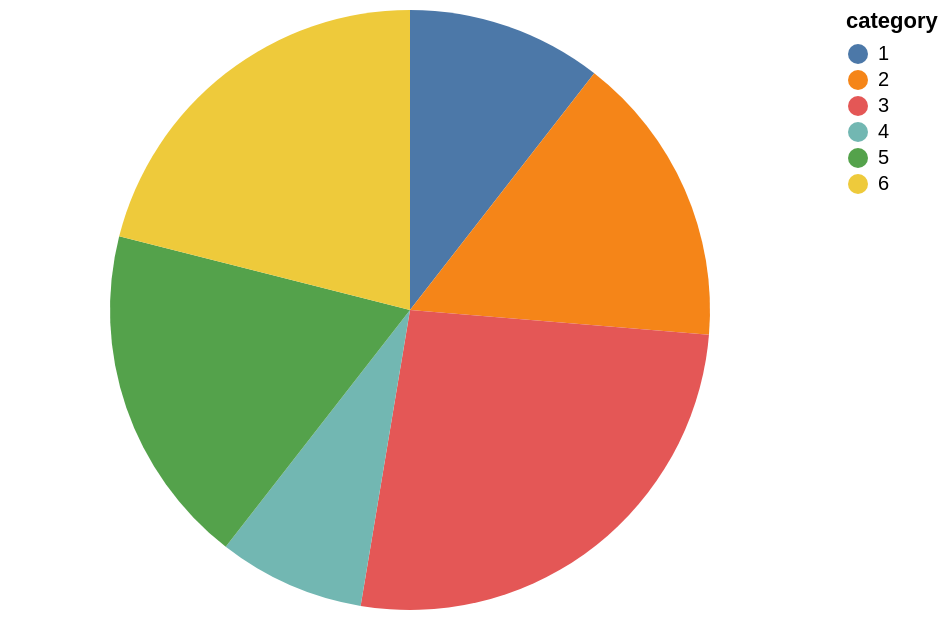

Describe this chart as a Vega-Lite specification.
### Vega specification from a JSON file in a GitHub repository (floating-point values rounded to 4 significant figures)
{"$schema": "https://vega.github.io/schema/vega/v5.json", "description": "A simple pie chart with embedded data.", "background": "white", "padding": 5, "width": 400, "height": 300, "style": "view", "data": [{"name": "source_0", "values": [{"category": 1, "value": 4}, {"category": 2, "value": 6}, {"category": 3, "value": 10}, {"category": 4, "value": 3}, {"category": 5, "value": 7}, {"category": 6, "value": 8}]}, {"name": "data_0", "source": "source_0", "transform": [{"type": "stack", "groupby": [], "field": "value", "sort": {"field": ["category"], "order": ["ascending"]}, "as": ["value_start", "value_end"], "offset": "zero"}, {"type": "filter", "expr": "isValid(datum[\"value\"]) && isFinite(+datum[\"value\"])"}]}], "marks": [{"name": "marks", "type": "arc", "style": ["arc"], "from": {"data": "data_0"}, "encode": {"update": {"fill": {"scale": "color", "field": "category"}, "description": {"signal": "\"value: \" + (format(datum[\"value\"], \"\")) + \"; category: \" + (isValid(datum[\"category\"]) ? datum[\"category\"] : \"\"+datum[\"category\"])"}, "x": {"signal": "width", "mult": 0.5}, "y": {"signal": "height", "mult": 0.5}, "outerRadius": {"signal": "min(width,height)/2"}, "innerRadius": {"value": 0}, "startAngle": {"scale": "theta", "field": "value_end"}, "endAngle": {"scale": "theta", "field": "value_start"}}}}], "scales": [{"name": "theta", "type": "linear", "domain": {"data": "data_0", "fields": ["value_start", "value_end"]}, "range": [0, 6.283], "zero": true}, {"name": "color", "type": "ordinal", "domain": {"data": "data_0", "field": "category", "sort": true}, "range": "category"}], "legends": [{"fill": "color", "symbolType": "circle", "title": "category"}]}
